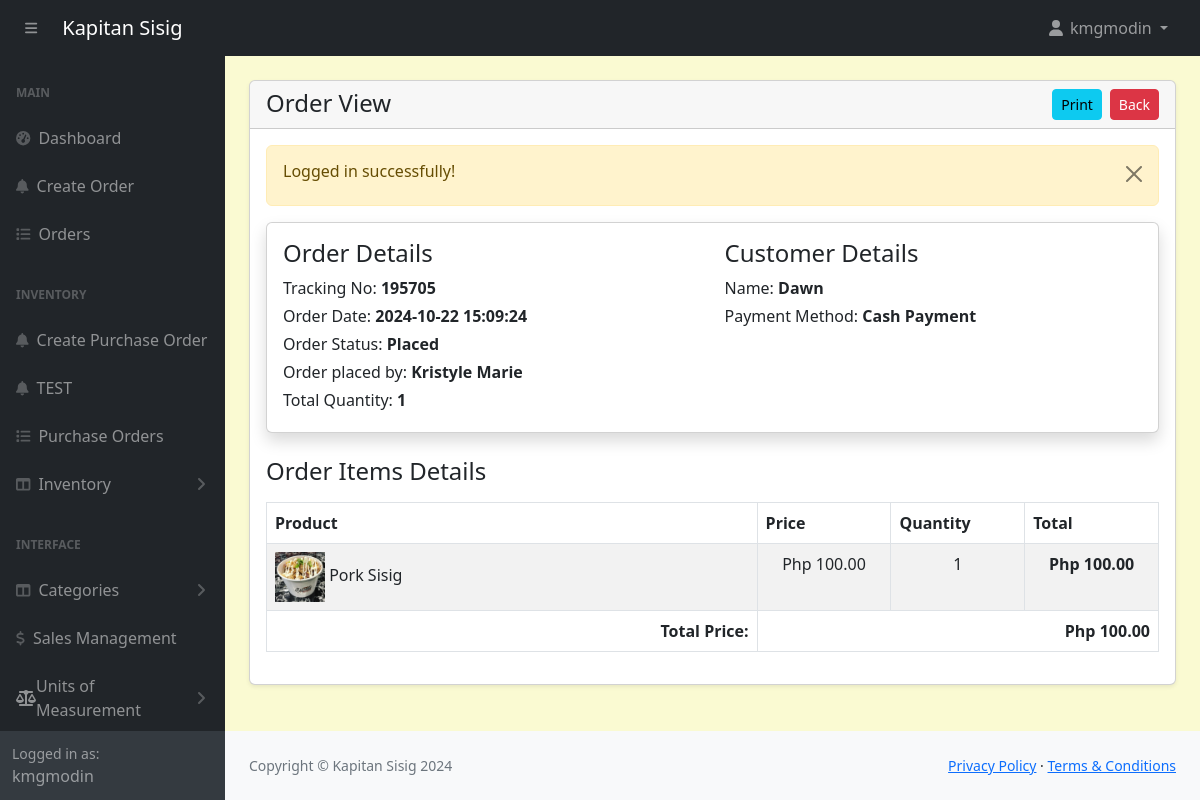
Page /POS-System-KapitanSisig/admin/orders-view.php?track=195705 (signed in) on the committed database.
### tables this page shows
CREATE TABLE `orders` (
  `id` int(11) NOT NULL,
  `customer_id` int(11) NOT NULL,
  `tracking_no` varchar(100) NOT NULL,
  `invoice_no` varchar(100) NOT NULL,
  `total_amount` varchar(100) NOT NULL,
  `order_date` datetime DEFAULT NULL,
  `order_status` enum('Placed','Preparing','Completed','Cancelled') NOT NULL DEFAULT 'Placed' COMMENT 'placed, preparing, completed, cancelled',
  `payment_mode` varchar(100) NOT NULL COMMENT 'cash,online',
  `order_placed_by_id` varchar(100) NOT NULL
);

CREATE TABLE `customers` (
  `id` int(11) NOT NULL,
  `name` varchar(566) NOT NULL
);

CREATE TABLE `order_items` (
  `id` int(11) NOT NULL,
  `order_id` int(11) NOT NULL,
  `product_id` int(11) NOT NULL,
  `price` varchar(100) NOT NULL,
  `quantity` varchar(100) NOT NULL
);

CREATE TABLE `products` (
  `id` int(11) NOT NULL,
  `category_id` int(11) NOT NULL,
  `productname` varchar(191) NOT NULL,
  `description` varchar(191) NOT NULL,
  `price` decimal(10,2) NOT NULL,
  `image` varchar(255) NOT NULL,
  `created_at` date NOT NULL DEFAULT current_timestamp(),
  `quantity` int(11) NOT NULL
);

### POS-System-KapitanSisig/admin/orders-view.php (the view, shortened to what this page needs)
<?php include('includes/header.php'); ?>
<div class="container-fluid px-4 pb-4">
    <div class="card mt-4 shadow-sm">
        <div class="card-header">
            <h4 class="mb-0">Order View
                <a href="orders.php" class="btn btn-danger btn-sm float-end">Back</a>
                <a href="orders-view-print.php?track=<?= $_GET['track'] ?>" class="btn btn-info mx-2 btn-sm float-end">Print</a>
            </h4>
        </div>
        <div class="card-body">
        <?php
        if(isset($_GET['track'])){
                ?>
                <?php
            $trackingNo = validate($_GET['track']);
            $query = "SELECT o.*, c.* FROM orders o, customers c WHERE
                        c.id = o.customer_id AND tracking_no='$trackingNo'
                        ORDER BY o.id DESC";
            $orders = mysqli_query($conn, $query);
            $orderItemQuery = "SELECT oi.quantity as orderItemQuantity, oi.price as orderItemPrice, o.*, oi.*, p.*
                                FROM orders as o, order_items as oi, products as p
                                WHERE  oi.order_id = o.id AND p.id = oi.product_id AND o.tracking_no='$trackingNo' ";
            $orderItemsRes = mysqli_query($conn, $orderItemQuery);
            if($orders){
                if(mysqli_num_rows($orders) > 0){
                    $orderData = mysqli_fetch_assoc($orders);
                    $totalQuantity = 0;
                    if($orderItemsRes){
                        if(mysqli_num_rows($orderItemsRes) > 0){
                            while($orderItemRow = mysqli_fetch_assoc($orderItemsRes)){
                                $totalQuantity += $orderItemRow['orderItemQuantity'];
                            }
                        }
                    }
                    ?>
                    <div class="card card-body shadow border-1 mb-4 ">
                        <div class="row">
                            <div class="col-md-6">
                                <h4>Order Details</h4>
                                <label class="mb-1">
                                    Tracking No: <span class="fw-bold"><?= htmlspecialchars($orderData['tracking_no'], ENT_QUOTES, 'UTF-8'); ?></span>
                                </label>
                                <br/>
                                <label class="mb-1">
                                    Order Date: <span class="fw-bold"><?= htmlspecialchars($orderData['order_date'], ENT_QUOTES, 'UTF-8'); ?></span>
                                </label>
                                <br/>
                                <label class="mb-1">
                                    Order Status: <span class="fw-bold"><?= htmlspecialchars($orderData['order_status'], ENT_QUOTES, 'UTF-8'); ?></span>
                                </label>
                                <br/>
                                <label class="mb-1">
                                    Order placed by: <span class="fw-bold"><?= htmlspecialchars($orderData['order_placed_by_id'], ENT_QUOTES, 'UTF-8'); ?></span>
                                </label>
                                <br/>
                                <label class="mb-1">
                                    Total Quantity: <span class="fw-bold"><?= htmlspecialchars($totalQuantity, ENT_QUOTES, 'UTF-8'); ?></span>
                                </label>
                                <br/>
                            </div>
                            <div class="col-md-6">
                                <h4>Customer Details</h4>
                                <label class="mb-1">
                                    Name: <span class="fw-bold"><?= htmlspecialchars($orderData['name'], ENT_QUOTES, 'UTF-8'); ?></span>
                                </label>
                                <br/>
                                <label class="mb-1">
                                    Payment Method: <span class="fw-bold"><?= htmlspecialchars($orderData['payment_mode'], ENT_QUOTES, 'UTF-8'); ?></span>
                                </label>
                                <br/>
                                <br/>
                            </div>
                        </div>
                    </div>
                    <?php
                        $orderItemQuery = "SELECT oi.quantity as orderItemQuantity, oi.price as orderItemPrice, o.*, oi.*, p.*
                                FROM orders as o, order_items as oi, products as p
                                WHERE  oi.order_id = o.id AND p.id = oi.product_id AND o.tracking_no='$trackingNo' ";
                        $orderItemsRes = mysqli_query($conn, $orderItemQuery);
                        if($orderItemsRes){
                            if(mysqli_num_rows($orderItemsRes) > 0){
                                $totalAmount = 0;
                                ?>
                                    <h4 class="my-3">Order Items Details</h4>
                                    <table class="table table-bordered table-striped">
                                        <thead>
                                            <tr>
                                                <th>Product</th>
                                                <th>Price</th>
                                                <th>Quantity</th>
                                                <th>Total</th>
                                            </tr>
                                        </thead>
                                        <tbody>
                                            <?php while($orderItemRow = mysqli_fetch_assoc($orderItemsRes)): ?>
                                                <tr>
                                                    <td>
                                                    <img src="<?= $orderItemRow['image'] != '' ? '../'.$orderItemRow['image'] : '../pics/uploads/no-img.jpg'; ?>"
                                                        style="width:50px;height:50px;"
                                                        alt="Img"/>
                                                        <?= $orderItemRow['productname'];?>
                                                    </td>
                                                    <td width="15%" class="text-center">
                                                        Php <?= number_format($orderItemRow['orderItemPrice'], 2); ?>
                                                    </td>
                                                    <td width="15%" class="text-center">
                                                        <?= $orderItemRow['orderItemQuantity']; ?>
                                                    </td>
                                                    <td width="15%" class="fw-bold text-center">
                                                        Php <?= number_format($orderItemRow['orderItemPrice'] * $orderItemRow['orderItemQuantity'], 2); ?>
                                                    </td>
                                                </tr>
                                                <?php $totalAmount += $orderItemRow['orderItemPrice'] * $orderItemRow['orderItemQuantity']; ?>
                                            <?php endwhile; ?>
                                            <tr>
                                                <td class="text-end fw-bold">Total Price: </td>
                                                <td colspan="3" class="text-end fw-bold">Php <?= number_format($totalAmount, 2); ?></td>
                                            </tr>
                                        </tbody>
                                    </table>
                                <?php
                            }else{
                                echo ' <h5>No record Found!</h5>';
                                return false;
                            }
                        }else{
                            echo ' <h5>No record Found!</h5>';
                            return false;
                        }
                    ?>
                    <?php
                }else{
                    echo ' <h5>No record Found!</h5>';
                    return false;
                }
            }else{
                echo ' <h5>Something Went Wrong!</h5>';
            }
        }
        ?>
        </div>
    </div>
</div>
<?php include('includes/footer.php'); ?>

### POS-System-KapitanSisig/admin/assets/css/custom.css (style rules this page uses)
body { margin: 0; font-family: system-ui, -apple-system, "Segoe UI", Roboto, "Helvetica Neue", "Noto Sans", "Liberation Sans", Arial, sans-serif; font-size: 1rem; font-weight: 400; line-height: 1.5; color: #212529; text-align: left; background-color: #FAFAD2; -webkit-text-size-adjust: 100%; -webkit-tap-highlight-color: rgba(0, 0, 0, 0); }

### rows in the picture
orders: tracking_no "195705", order_date "2024-10-22 15:09:24", order_status "Placed", order_placed_by "Kristyle Marie", customer.name "Dawn", payment_mode "Cash Payment"
order_items: product.image (picture), product.productname "Pork Sisig", price "100.00", quantity "1"

### other values in the picture
$_SESSION['loggedInUser']['username'] "kmgmodin"
$_SESSION['message'] "Logged in successfully!"
$totalQuantity "1"
$totalAmount "100.00"
